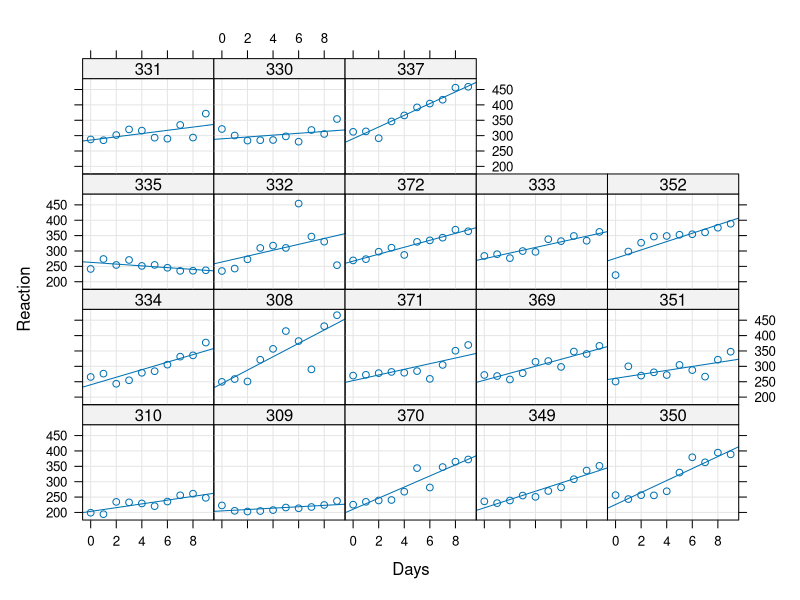
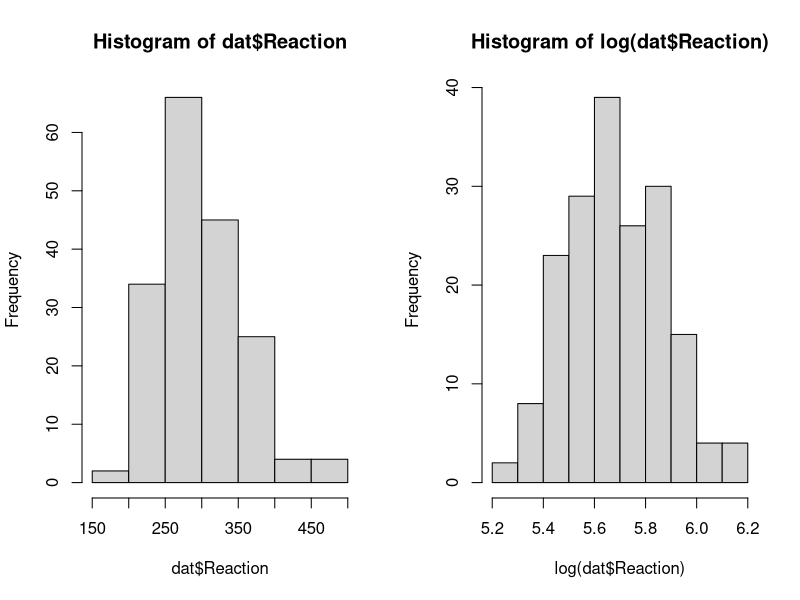
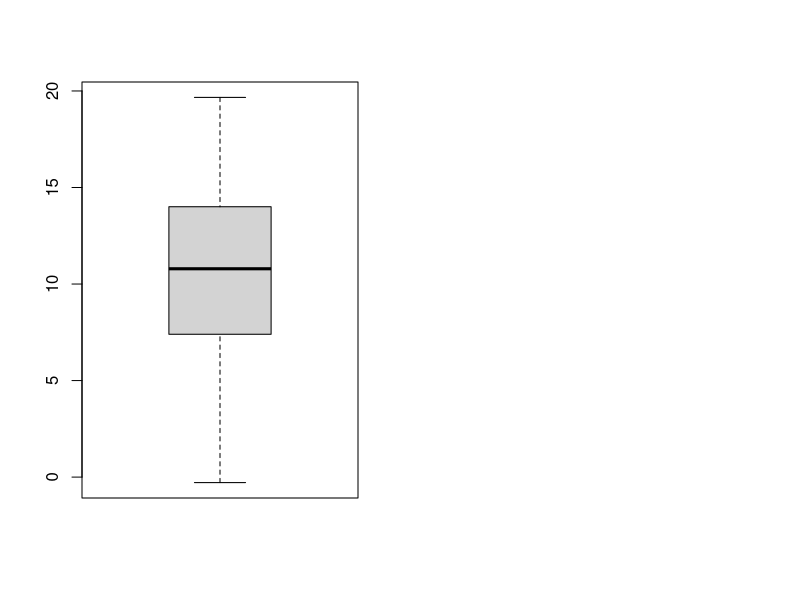

Reproduce these figures in R, in order.
## ---- chunk 1

library(lme4)
library(lattice)
summary(sleepstudy)
dat <- sleepstudy
table(dat$Subject)

## ---- chunk 2

xyplot(Reaction ~ Days | Subject, dat, type = c("g","p","r"), index = function(x,y) coef(lm(y ~ x))[1])

## ---- chunk 3

par(mfrow=c(1,2))
hist(dat$Reaction)
hist(log(dat$Reaction))

mdl0 <- lmer(log(Reaction) ~ Days + (1|Subject), data=dat)

mdl1 <- lmer(Reaction ~ 1 + (1|Subject), data=dat) #model with slope only
summary(mdl1)
#here we can see a very high intercept and large differences between subjects
#moreover, we want to know the linear effect of days, so I include it in the second model

mdl2 <- lmer(Reaction ~ Days + (1|Subject), data=dat)
summary(mdl2)
#here we see a much lower intercept, fewer differences between subjects and a slope of 10 for days

anova(mdl0, mdl2)
#it can be seen that the use of log(Reaction) does not improve the model significantly, hence I will not

anova(mdl1, mdl2)
#it is shown that the second model is significantly better than the first (for a low p-value always choose the model with the highest degrees of freedom)

mdl3 <- lmer(Reaction ~ Days + (Days|Subject), data=dat)
summary(mdl3)
#in this model we also see that the slope of Days may differ per Subject
#this model is expected to be even better

anova(mdl2, mdl3)
#model 3 is preferred over model 2!

mdl4 <- lmer(Reaction ~ Days + (Days-1|Subject) + (1|Subject), data=dat)
summary(mdl4)

anova(mdl3, mdl4)
#it is found that model 3 is the most preferred model!

## ---- chunk 4

fixef(mdl3)
head(ranef(mdl3)$Subject)
randomCoefs = t(t(ranef(mdl3)$Subject) + fixef(mdl3))
randomCoefs
#but we need just the slopes, so:
slopes <- ranef(mdl3)$Subject[,2] + fixef(mdl3)[2]
slopes
summary(slopes)
boxplot(slopes) #to visualize

